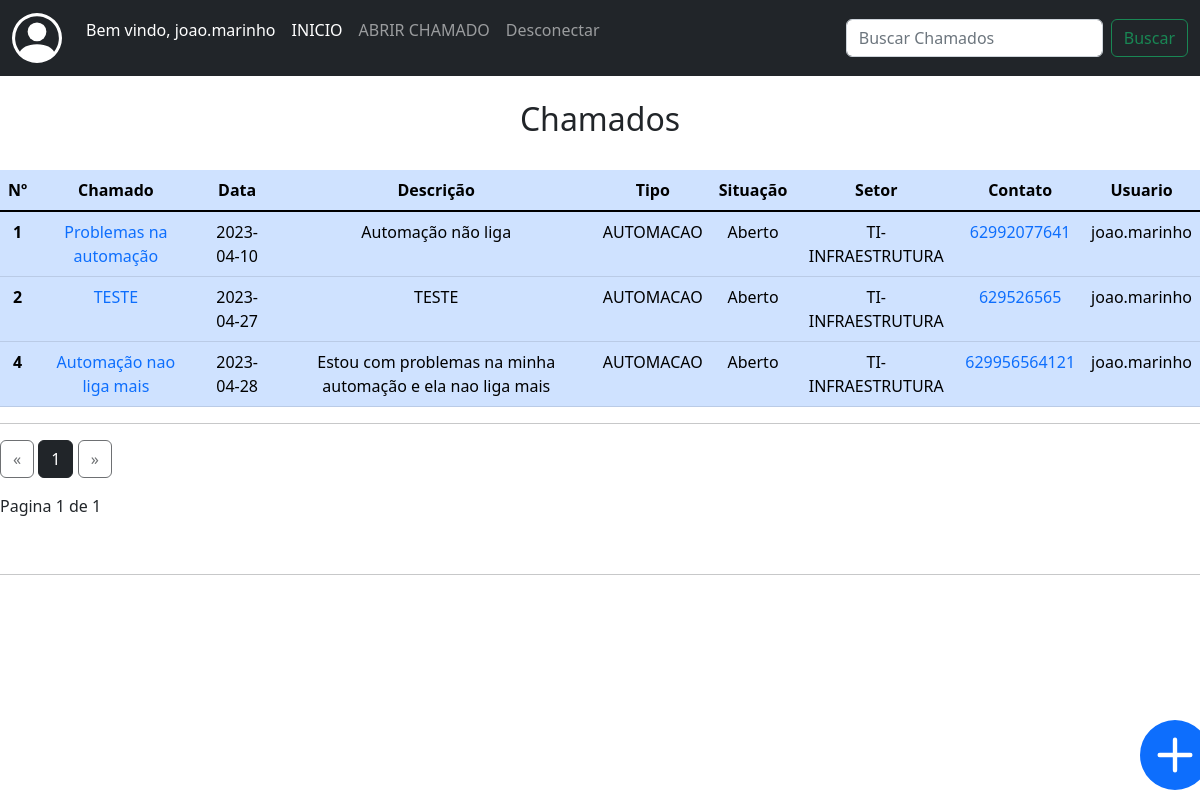
The app's page /chamados_usuario (signed in) with its own data.
### app/models/tab_usuarios.py (models this page shows)
class User(db.Model, UserMixin):
    __tablename__ = 'tab_usuarios'
    id = db.Column(db.Integer, primary_key=True)
    username = db.Column(db.String(100), nullable=False)
    password = db.Column(db.String(255), nullable=False)
    email = db.Column(db.String(100), nullable=False)
    active = db.Column(db.String(10), nullable=False)
    permiss = db.Column(db.String(10), nullable=False)

### app/models/tab_chamados.py (models this page shows)
class Chamados(db.Model):
    __tablename__ = 'tab_chamados'
    id = db.Column(db.Integer, primary_key=True)
    data_add = db.Column(db.String(50), nullable=False)
    data_fim = db.Column(db.String(50), nullable=False)
    titulo = db.Column(db.String(100), nullable=False)
    descricao = db.Column(db.String(255), nullable=False)
    tipo_ch = db.Column(db.String(100), nullable=False)
    situacao = db.Column(db.String(50), nullable=False)
    ass_por = db.Column(db.String(100))
    telefone = db.Column(db.String(50))
    setor = db.Column(db.String(100))
    tab_usuarios_id = db.Column(db.Integer, db.ForeignKey('tab_usuarios.id'))

### app/routes/routes.py (the view)
@app.route("/chamados_usuario")
@login_required
def chamados_usuario():
    user = current_user.username
    page = request.args.get('page',1,type=int)
    meus_chamados = Chamados.query.filter_by(tab_usuarios_id=current_user.username).paginate(page=page, per_page=ROWS_PER_PAGE)
    return render_template("chamados_usuario.html", chamados = meus_chamados, user=user)

### app/routes/routes.py (called while the page is built)
@login_manager.user_loader
def load_user(user_id):
    return User.query.get(int(user_id))

### app/templates/chamados_usuario.html (shortened to what this page needs)
{% extends 'base.html' %}
{% block conteudo %}
<nav class="navbar navbar-expand-lg navbar-dark bg-dark">
    <div class="container-fluid">
      <a class="navbar-brand" href="#"></a>
      <div class="collapse navbar-collapse" id="navbarSupportedContent">
        <ul class="navbar-nav me-auto mb-3 mb-lg-0">
          <li class="nav-item">
            <p class=" nav-link" style="color:white;">Bem vindo, {{user}}</p>
          </li>
          <li class="nav-item">
            <a class="nav-link active" aria-current="page" href="#">INICIO</a>
          </li>
          <li class="nav-item">
            <a class="nav-link" href="{{url_for('abrir_chamado')}}">ABRIR CHAMADO</a>
          </li>
          <li class="nav-item">
            <a class="nav-link" href="{{url_for('logout')}}">Desconectar</a>
          </li>
        </ul>
        <form class="d-flex" role="search" action="" method="post">
          <input class="form-control me-2" type="search" placeholder="Buscar Chamados" aria-label="Search">
          <button class="btn btn-outline-success" type="submit">Buscar</button>
        </form>
      </div>
    </div>
</nav>
<br>
<h2 align="center">Chamados</h2>
<br>
<div>
  <table class="table table-primary">
    <thead>
      <tr>
        <th scope="col">Nº</th>
        <th scope="col">Chamado</th>
        <th scope="col">Data</th>
        <th scope="col">Descrição</th>
        <th scope="col">Tipo</th>
        <th scope="col">Situação</th>
        <th scope="col">Setor</th>
        <th scope="col">Contato</th>
        <th scope="col">Usuario</th>
      </tr>
    </thead>
    <tbody class="table-group-divider">
      {% for ch in chamados %}
      <tr>
        <th scope="row">{{ch.id}}</th>
        <td><a href="{{url_for('visualizar_chamados_usuario', id=ch.id)}}">{{ch.titulo}}</a></td>
        <td>{{ch.data_add}}</td>
        <td>{{ch.descricao}}</td>
        <td>{{ch.tipo_ch}}</td>
        <td>{{ch.situacao}}</td>
        <td>TI-INFRAESTRUTURA</td>
        <td><a href="https://wa.me/{{ch.telefone}}">{{ch.telefone}}</a></td>
        <td>{{user}}</td>
      </tr>
      {% endfor %}
    </tbody>
  </table>
  <hr>
  <div class="text-right">
    <a href="{{ url_for('chamados_usuario', page=chamados.prev_num) }}"
    class="btn btn-outline-dark
    {% if chamados.page == 1 %}disabled{% endif %}">
        &laquo;
    </a>
    {% for page_num in chamados.iter_pages(left_edge=1, right_edge=1, left_current=1, right_current=2) %}
{% if page_num %}
            {% if chamados.page == page_num %}
            <a href="{{ url_for('chamados_usuario', page=page_num) }}"
            class="btn btn-dark">
                {{ page_num }}
            </a>
            {% else %}
            <a href="{{ url_for('chamados_usuario', page=page_num) }}"
            class="btn btn-outline-dark">
                {{ page_num }}
            </a>
            {% endif %}
        {% else %}
            ...
        {% endif %}
    {% endfor %}
    <a href="{{ url_for('chamados_usuario', page=chamados.next_num) }}"
    class="btn btn-outline-dark
    {% if chamados.page == chamados.pages %}disabled{% endif %}">
        &raquo;
    </a>
</div>
<p class="text-right mt-3">
Pagina {{ chamados.page }} de {{ chamados.pages }}
</p>
</div>
<br>
<hr>
<div>
  <a class="plus" href="{{url_for('abrir_chamado')}}"><svg xmlns="http://www.w3.org/2000/svg" width="70" height="70" fill="currentColor" class="bi bi-plus-circle-fill" viewBox="0 0 16 16">
      <path d="M16 8A8 8 0 1 1 0 8a8 8 0 0 1 16 0zM8.5 4.5a.5.5 0 0 0-1 0v3h-3a.5.5 0 0 0 0 1h3v3a.5.5 0 0 0 1 0v-3h3a.5.5 0 0 0 0-1h-3v-3z"/>
    </svg></a>
</div>
{% endblock conteudo %}

### app/static/styles.css (style rules this page uses)
body { margin: 0px; }
.form-control { display: flex; flex-direction: column; align-items: center; justify-content: center; }
.plus { display: flex; flex-direction: row; justify-content: end; position: absolute; margin-left: 95%; top: 90%; }
a { text-decoration: none; }
th, tr { text-align: center; }

### records on screen
User: username "joao.marinho"
Chamados: id "1", titulo "Problemas na automação", data_add "2023-04-10", descricao "Automação não liga", tipo_ch "AUTOMACAO", situacao "Aberto", telefone "62992077641"
Chamados: id "2", titulo "TESTE", data_add "2023-04-27", descricao "TESTE", tipo_ch "AUTOMACAO", situacao "Aberto", telefone "629526565"
Chamados: id "4", titulo "Automação nao liga mais", data_add "2023-04-28", descricao "Estou com problemas na minha automação e ela nao liga mais", tipo_ch "AUTOMACAO", situacao "Aberto", telefone "629956564121"

### other values on screen
{{ page_num }} "1"
{{ chamados.page }} "1"
{{ chamados.pages }} "1"
